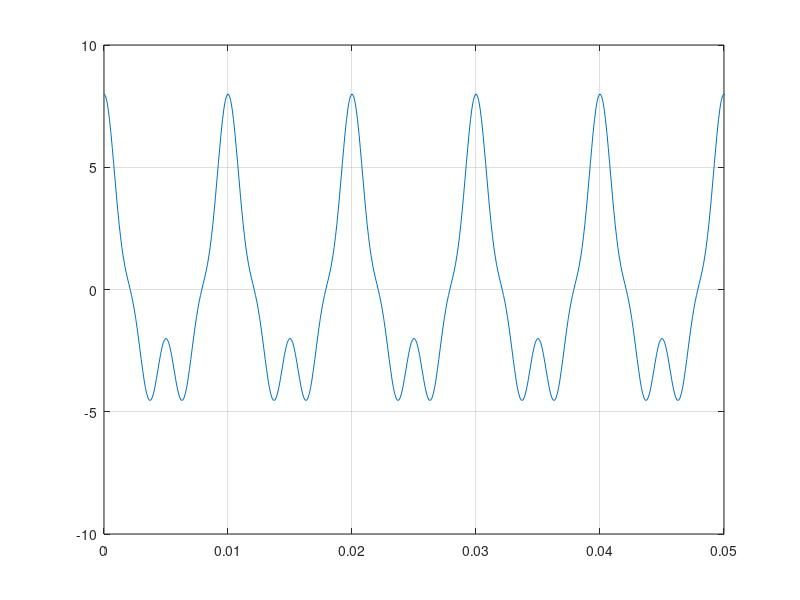

Source code (MATLAB):
% t=0:pi/100:2*pi;
% mt=@(t) 5*cos(200*pi*t)+2*cos(400*pi*t)+cos(800*pi*t);
% mx=@(t) 3*sin(100*pi*t);
% plot(t, mx(t));
% 
%  %% Time specifications:
%    Fs = 8000;                   % samples per second
%    dt = 1/Fs;                   % seconds per sample
%    StopTime = 0.25;             % seconds
%    t = (0:dt:StopTime-dt)';     % seconds
%    %% Sine wave:
%    Fc = 60;                     % hertz
%    x = cos(2*pi*Fc*t);
%    % Plot the signal versus time:
%    figure;
%    plot(t,x);
%    xlabel('time (in seconds)');
%    title('Signal versus Time');


Fs = 9000;                   % samples per second
dt = 1/Fs;                   % seconds per sample
StopTime = 0.25;             % seconds
t = (0:dt:StopTime-dt)';     % seconds

fm=1;
Tm=1/fm;
mt=@(t) 5*cos(2*pi*t*100)+2*cos(2*pi*fm*t*200)+cos(2*pi*fm*t*400);
figure(1);
plot(t, mt(t));
axis([0 .05 -10 10]);
grid on;
% Tc=800;
% fc=1/Tc;
% ct=@(t) cos(2*pi*t*fc*1800);
% 
% % Grafica
% t=-15:0.01:15;
% figure(1);
% subplot(2,1,1);
% plot(t, mt(t));
% grid on;
% subplot(2,1,2);
% plot(t, ct(t));
% axis([-2 2 -1.5 1.5]);
% grid on;